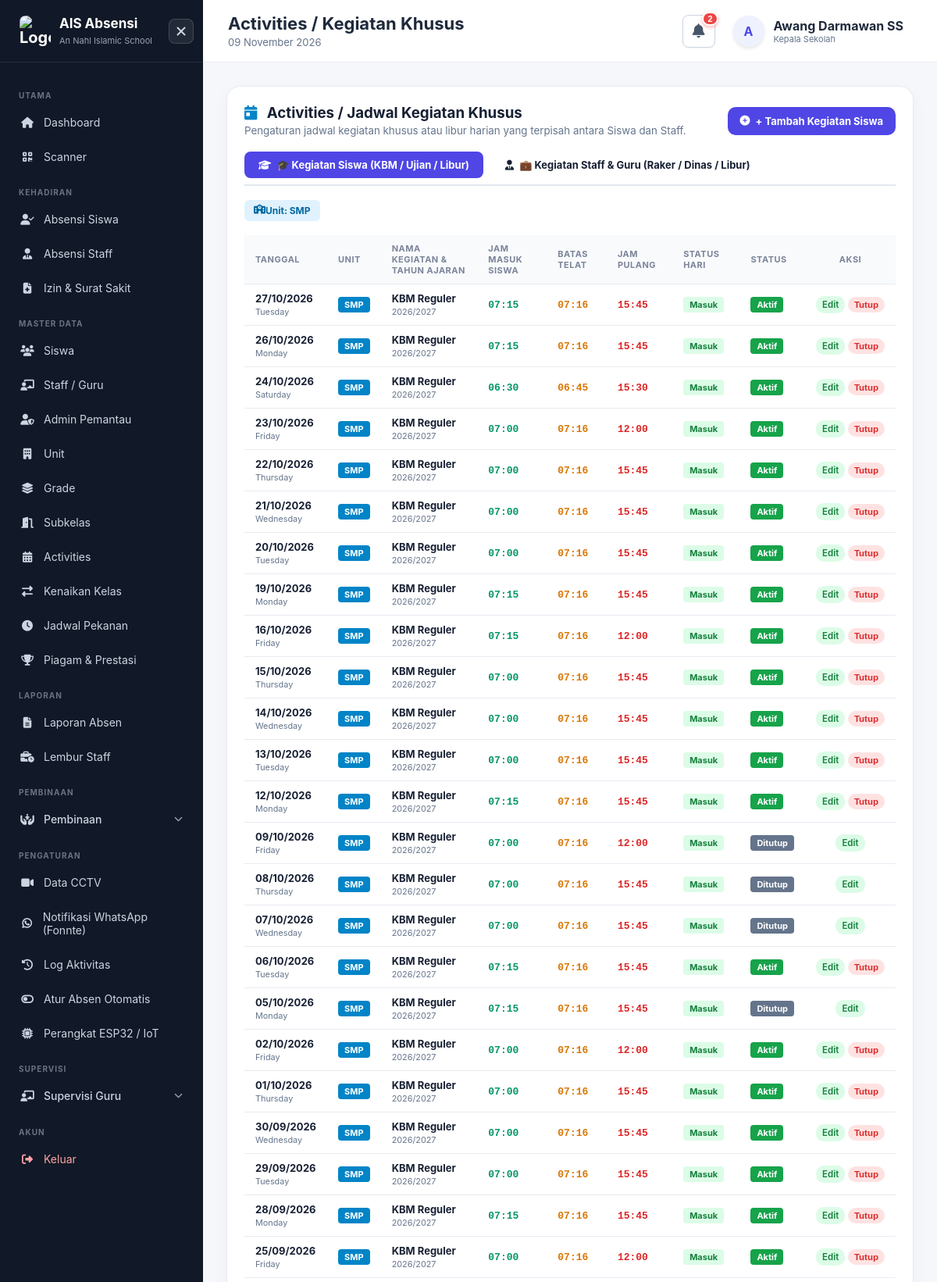
Page /activities/index.php (signed in, upper part) on the committed database.
### tables this page shows
CREATE TABLE `units` (
  `id` int unsigned NOT NULL AUTO_INCREMENT,
  `unit` varchar(255) NOT NULL,
  `created_at` timestamp NULL DEFAULT CURRENT_TIMESTAMP,
  `updated_at` timestamp NULL DEFAULT CURRENT_TIMESTAMP ON UPDATE CURRENT_TIMESTAMP,
  PRIMARY KEY (`id`)
);

CREATE TABLE `activities` (
  `id` bigint unsigned NOT NULL AUTO_INCREMENT,
  `academic_year_id` bigint unsigned NOT NULL,
  `unit_id` int unsigned NOT NULL,
  `target_type` enum('student','staff','all') NOT NULL DEFAULT 'student',
  `name` varchar(255) NOT NULL,
  `activity_date` date NOT NULL,
  `student_in` time DEFAULT NULL,
  `student_late` time DEFAULT NULL,
  `student_out` time DEFAULT NULL,
  `staff_in` time DEFAULT NULL,
  `staff_late` time DEFAULT NULL,
  `staff_out` time DEFAULT NULL,
  `description` text,
  `status` enum('active','closed') NOT NULL DEFAULT 'active',
  `is_holiday` enum('yes','no') DEFAULT 'no',
  `is_auto_generated` tinyint(1) NOT NULL DEFAULT '0',
  `created_at` timestamp NULL DEFAULT CURRENT_TIMESTAMP,
  `updated_at` timestamp NULL DEFAULT CURRENT_TIMESTAMP ON UPDATE CURRENT_TIMESTAMP,
  PRIMARY KEY (`id`),
  UNIQUE KEY `uq_activity_unit_date` (`unit_id`,`activity_date`),
  KEY `academic_year_id` (`academic_year_id`),
  CONSTRAINT `activities_ibfk_1` FOREIGN KEY (`academic_year_id`) REFERENCES `academic_years` (`id`)
);

CREATE TABLE `academic_years` (
  `id` bigint unsigned NOT NULL AUTO_INCREMENT,
  `name` varchar(20) NOT NULL,
  `start_date` date NOT NULL,
  `end_date` date NOT NULL,
  `status` enum('draft','active','closed') NOT NULL DEFAULT 'draft',
  `created_at` timestamp NULL DEFAULT CURRENT_TIMESTAMP,
  `updated_at` timestamp NULL DEFAULT CURRENT_TIMESTAMP ON UPDATE CURRENT_TIMESTAMP,
  PRIMARY KEY (`id`),
  UNIQUE KEY `name` (`name`)
);

### config/security.php (called while the page is built, shortened)
<?php
function e($value)
{
    return htmlspecialchars(
        $value ?? '',
        ENT_QUOTES,
        'UTF-8'
    );
}

### config/auth.php (called while the page is built, shortened)
<?php
if (!function_exists('currentUserId')) {
    function currentUserId()
    {
        return $_SESSION['user_id'] ?? null;
    }
}
if (!function_exists('currentRole')) {
    function currentRole()
    {
        return $_SESSION['role'] ?? null;
    }
}
            ?>
            <?php
if (!function_exists('getUserAllowedUnits')) {
    function getUserAllowedUnits(PDO $pdo, ?int $userId = null, ?string $userRole = null): array
    {
        $role = $userRole !== null ? $userRole : (function_exists('currentRole') ? currentRole() : ($_SESSION['role'] ?? ''));
        $uid = $userId !== null ? $userId : (int)(function_exists('currentUserId') ? currentUserId() : ($_SESSION['user_id'] ?? 0));
        try {
            $stmt = $pdo->prepare("
                SELECT DISTINCT u.id, u.unit
                FROM units u
                WHERE u.id IN (
                    SELECT aup.unit_id FROM admin_unit_permissions aup WHERE aup.user_id = ?
                    UNION
                    SELECT s.unit_id FROM staff s WHERE s.user_id = ? AND s.deleted_at IS NULL
                )
                ORDER BY u.id ASC
            ");
            $stmt->execute([$uid, $uid]);
            return $stmt->fetchAll(PDO::FETCH_ASSOC);
        } catch (Exception $e) {
            return [];
        }
    }
}
if (!function_exists('getUserAllowedUnitIds')) {
    function getUserAllowedUnitIds(PDO $pdo, ?int $userId = null, ?string $userRole = null): array
    {
        $role = $userRole !== null ? $userRole : (function_exists('currentRole') ? currentRole() : ($_SESSION['role'] ?? ''));
        $units = getUserAllowedUnits($pdo, $userId, $role);
        return array_map(function($u) {
            return (int)$u['id'];
        }, $units);
    }
}

### public/activities/index.php (the view, shortened to what this page needs)
<?php
require_once '../../config/database.php';
require_once '../../config/auth.php';
require_once '../../config/security.php';
$currentRole = currentRole();
$userId = currentUserId();
$activeTab = in_array($_GET['tab'] ?? '', ['student', 'staff']) ? $_GET['tab'] : 'student';
$whereSql = ["1 = 1"];
$params = [];
$allowedUnits = getUserAllowedUnits($pdo, $userId, $currentRole);
$allowedUnitIds = getUserAllowedUnitIds($pdo, $userId, $currentRole);
$filterUnitId = null;
if ($currentRole !== 'super_admin') {
    if (count($allowedUnitIds) === 1) {
        $filterUnitId = $allowedUnitIds[0];
        $whereSql[] = "a.unit_id = ?";
        $params[] = $filterUnitId;
    } else {
        $whereSql[] = "1 = 0";
    }
} else {
    $filterUnitId = (int)($_GET['unit_id'] ?? 0);
    if ($filterUnitId > 0) {
        $whereSql[] = "a.unit_id = ?";
        $params[] = $filterUnitId;
    }
}
if ($activeTab === 'student') {
    $whereSql[] = "(a.target_type = 'student' OR a.target_type = 'all' OR a.target_type IS NULL)";
} elseif ($activeTab === 'staff') {
    $whereSql[] = "(a.target_type = 'staff' OR a.target_type = 'all' OR a.target_type IS NULL)";
}
$whereClause = "WHERE " . implode(" AND ", $whereSql);
$stmt = $pdo->prepare("
    SELECT a.*, ay.name AS academic_year, u.unit AS unit_name
    FROM activities a
    INNER JOIN academic_years ay ON ay.id = a.academic_year_id
    INNER JOIN units u ON u.id = a.unit_id
    {$whereClause}
    ORDER BY a.activity_date DESC, a.id DESC
");
$stmt->execute($params);
$activities = $stmt->fetchAll(PDO::FETCH_ASSOC);
require '../../includes/header.php';
?>
<div class="card">
    <div class="card-header" style="display:flex; justify-content:space-between; align-items:center; flex-wrap:wrap; gap:12px; margin-bottom:18px;">
        <div>
            <h3 style="margin:0;"><i class="fa-solid fa-calendar-day" style="color:#0284c7; margin-right:8px;"></i> Activities / Jadwal Kegiatan Khusus</h3>
            <small style="color:#64748b;">Pengaturan jadwal kegiatan khusus atau libur harian yang terpisah antara Siswa dan Staff.</small>
        </div>
        <div>
            <a href="create.php?tab=<?= e($activeTab) ?><?= $filterUnitId ? '&unit_id='.$filterUnitId : '' ?>" class="btn btn-primary" style="font-weight:700;">
                <i class="fa-solid fa-plus-circle"></i> + Tambah Kegiatan <?= $activeTab === 'student' ? 'Siswa' : 'Staff' ?>
            </a>
        </div>
    </div>
    <div style="display:flex; gap:10px; margin-bottom:18px; border-bottom:2px solid #e2e8f0; padding-bottom:8px; flex-wrap:wrap;">
        <a href="index.php?tab=student<?= $filterUnitId && $currentRole === 'super_admin' ? '&unit_id='.$filterUnitId : '' ?>"
           class="btn <?= $activeTab === 'student' ? 'btn-primary' : 'btn-light' ?>"
           style="font-weight:700; padding:9px 18px; border-radius:8px;">
            <i class="fa-solid fa-graduation-cap"></i> 🎓 Kegiatan Siswa (KBM / Ujian / Libur)
        </a>
        <a href="index.php?tab=staff<?= $filterUnitId && $currentRole === 'super_admin' ? '&unit_id='.$filterUnitId : '' ?>"
           class="btn <?= $activeTab === 'staff' ? 'btn-primary' : 'btn-light' ?>"
           style="font-weight:700; padding:9px 18px; border-radius:8px;">
            <i class="fa-solid fa-user-tie"></i> 💼 Kegiatan Staff & Guru (Raker / Dinas / Libur)
        </a>
    </div>
    <?php if ($currentRole === 'super_admin' || count($allowedUnits) > 1): ?>
        <form method="GET" style="display:flex; gap:10px; align-items:center; margin-bottom:18px; background:#f8fafc; padding:12px; border-radius:8px; border:1px solid #e2e8f0; flex-wrap:wrap;">
            <input type="hidden" name="tab" value="<?= e($activeTab) ?>">
            <label style="font-size:13px; font-weight:700; color:#475569;">Filter Unit Sekolah:</label>
            <select name="unit_id" onchange="this.form.submit()" style="padding:6px 12px; border-radius:6px; border:1px solid #cbd5e1; font-size:13px;">
                <?php if ($currentRole === 'super_admin'): ?>
                    <option value="">-- Semua Unit --</option>
                <?php endif; ?>
                <?php foreach ($units as $u): ?>
                    <option value="<?= $u['id'] ?>" <?= $filterUnitId === (int)$u['id'] ? 'selected' : '' ?>><?= e($u['unit']) ?></option>
                <?php endforeach; ?>
            </select>
            <?php if ($filterUnitId > 0 && ($currentRole === 'super_admin' || count($allowedUnits) > 1)): ?>
                <a href="index.php?tab=<?= e($activeTab) ?>" class="btn btn-sm btn-light" style="padding:6px 12px; font-size:12px;">Reset Filter</a>
            <?php endif; ?>
        </form>
    <?php elseif (count($allowedUnits) === 1): ?>
        <div style="margin-bottom:18px;">
            <span class="badge" style="background:#e0f2fe; color:#0369a1; padding:6px 12px; font-weight:700; border-radius:6px; font-size:12px;">
                <i class="fa-solid fa-school"></i> Unit: <?= e($allowedUnits[0]['unit']) ?>
            </span>
        </div>
    <?php endif; ?>
    <div class="table-wrapper">
        <table style="width:100%; border-collapse:collapse;">
            <thead>
                <tr style="background:#f1f5f9; text-align:left; font-size:12.5px; color:#334155;">
                    <th style="padding:10px 14px;">Tanggal</th>
                    <th style="padding:10px 14px;">Unit</th>
                    <th style="padding:10px 14px;">Nama Kegiatan & Tahun Ajaran</th>
                    <?php if ($activeTab === 'student'): ?>
                        <th style="padding:10px 14px;">Jam Masuk Siswa</th>
                        <th style="padding:10px 14px;">Batas Telat</th>
                        <th style="padding:10px 14px;">Jam Pulang</th>
                    <?php else: ?>
                        <th style="padding:10px 14px;">Jam Masuk Staff</th>
                        <th style="padding:10px 14px;">Batas Telat</th>
                        <th style="padding:10px 14px;">Jam Pulang</th>
                    <?php endif; ?>
                    <th style="padding:10px 14px;">Status Hari</th>
                    <th style="padding:10px 14px;">Status</th>
                    <th style="padding:10px 14px; text-align:center;">Aksi</th>
                </tr>
            </thead>
            <tbody>
                <?php foreach ($activities as $act): ?>
                    <tr style="border-bottom: 1px solid #f1f5f9; font-size:13px;">
                        <td style="padding:10px 14px;">
                            <strong><?= date('d/m/Y', strtotime($act['activity_date'])) ?></strong><br>
                            <small style="color:#64748b;"><?= date('l', strtotime($act['activity_date'])) ?></small>
                        </td>
                        <td style="padding:10px 14px;">
                            <span class="badge" style="background:#0284c7; color:white; font-size:11px; padding:3px 8px; border-radius:4px;">
                                <?= e($act['unit_name']) ?>
                            </span>
                        </td>
                        <td style="padding:10px 14px;">
                            <strong><?= e($act['name']) ?></strong><br>
                            <small style="color: #64748b;"><?= e($act['academic_year']) ?></small>
                        </td>
                        <?php if ($activeTab === 'student'): ?>
                            <td style="padding:10px 14px; font-family:monospace; color:#059669; font-weight:700;">
                                <?= $act['is_holiday'] === 'yes' ? '-' : substr($act['student_in'] ?? '00:00', 0, 5) ?>
                            </td>
                            <td style="padding:10px 14px; font-family:monospace; color:#d97706; font-weight:700;">
                                <?= $act['is_holiday'] === 'yes' ? '-' : substr($act['student_late'] ?? '00:00', 0, 5) ?>
                            </td>
                            <td style="padding:10px 14px; font-family:monospace; color:#dc2626; font-weight:700;">
                                <?= $act['is_holiday'] === 'yes' ? '-' : substr($act['student_out'] ?? '00:00', 0, 5) ?>
                            </td>
                        <?php endif; ?>
                        <td style="padding:10px 14px;">
                            <?php if ($act['is_holiday'] === 'yes'): ?>
                                <span class="badge" style="background:#fee2e2; color:#b91c1c; font-size:11px; padding:3px 8px; border-radius:4px; font-weight:700;">
                                    🏖️ Libur
                                </span>
                            <?php else: ?>
                                <span class="badge" style="background:#dcfce7; color:#15803d; font-size:11px; padding:3px 8px; border-radius:4px; font-weight:700;">
                                    Masuk
                                </span>
                            <?php endif; ?>
                        </td>
                        <td style="padding:10px 14px;">
                            <?= $act['status'] === 'active'
                                ? '<span class="badge badge-success" style="background:#16a34a; color:white; padding:3px 8px; border-radius:4px; font-size:11px;">Aktif</span>'
                                : '<span class="badge badge-danger" style="background:#64748b; color:white; padding:3px 8px; border-radius:4px; font-size:11px;">Ditutup</span>' ?>
                        </td>
                        <td style="padding:10px 14px; text-align:center; white-space:nowrap;">
                            <a href="edit.php?id=<?= $act['id'] ?>&tab=<?= e($activeTab) ?>" class="btn btn-sm btn-success" style="padding:4px 8px; font-size:11.5px;">Edit</a>
                            <?php if ($act['status'] === 'active'): ?>
                                <form method="POST" action="close.php" style="display:inline;" onsubmit="return confirm('Tutup kegiatan ini?');">
                                    <button class="btn btn-sm btn-danger" style="padding:4px 8px; font-size:11.5px;">Tutup</button>
                                </form>
                            <?php endif; ?>
                        </td>
                    </tr>
                <?php endforeach; ?>
            </tbody>
        </table>
    </div>
</div>
<?php require '../../includes/footer.php'; ?>

### assets/css/style.css (style rules this page uses)
* { box-sizing: border-box; }
:root { --primary: #4f46e5; --primary-dark: #3730a3; --bg: #f5f7fb; --card: #ffffff; --text: #172033; --muted: #7b8499; --border: #e8ebf2; --success: #16a34a; --danger: #dc2626; --warning: #d97706; --sidebar: #111827; }
body { margin: 0; font-family: Inter, Arial, sans-serif; background: var(--bg); color: var(--text); }
a { text-decoration: none; color: inherit; }
.card { background: white; border: 1px solid var(--border); border-radius: 18px; padding: 22px; box-shadow: 0 5px 20px rgba(15,23,42,.04); margin-bottom: 20px; }
.card-header { display: flex; justify-content: space-between; align-items: center; margin-bottom: 20px; }
.card-header h3 { margin: 0; }
.btn { display: inline-flex; align-items: center; justify-content: center; gap: 7px; padding: 10px 16px; border: 0; border-radius: 10px; cursor: pointer; font-size: 13px; font-weight: 600; }
.btn-primary { background: var(--primary); color: white; }
.btn-danger { background: #fee2e2; color: var(--danger); }
.btn-success { background: #dcfce7; color: #15803d; }
.table-wrapper { width: 100%; overflow-x: auto; }
table { width: 100%; border-collapse: collapse; min-width: 700px; }
th { text-align: left; font-size: 11px; text-transform: uppercase; letter-spacing: .5px; color: var(--muted); padding: 13px; background: #f8fafc; }
td { padding: 14px 13px; border-top: 1px solid var(--border); font-size: 13px; }
.badge { display: inline-flex; padding: 5px 9px; border-radius: 20px; font-size: 11px; font-weight: 700; }
.badge-success { color: #15803d; background: #dcfce7; }
.badge-danger { color: #b91c1c; background: #fee2e2; }
.table-wrapper { width: 100%; overflow-x: auto; -webkit-overflow-scrolling: touch; }

### rows in the picture
units: unit "SMP"
activities: activity_date "27/10/2026", activity_date "Tuesday", unit.unit "SMP", name "KBM Reguler", academic_year.name "2026/2027", student_in "07:15", student_late "07:16", student_out "15:45", is_holiday "Masuk", status "Aktif"
activities: activity_date "26/10/2026", activity_date "Monday", unit.unit "SMP", name "KBM Reguler", academic_year.name "2026/2027", student_in "07:15", student_late "07:16", student_out "15:45", is_holiday "Masuk", status "Aktif"
activities: activity_date "24/10/2026", activity_date "Saturday", unit.unit "SMP", name "KBM Reguler", academic_year.name "2026/2027", student_in "06:30", student_late "06:45", student_out "15:30", is_holiday "Masuk", status "Aktif"
activities: activity_date "23/10/2026", activity_date "Friday", unit.unit "SMP", name "KBM Reguler", academic_year.name "2026/2027", student_in "07:00", student_late "07:16", student_out "12:00", is_holiday "Masuk", status "Aktif"
activities: activity_date "22/10/2026", activity_date "Thursday", unit.unit "SMP", name "KBM Reguler", academic_year.name "2026/2027", student_in "07:00", student_late "07:16", student_out "15:45", is_holiday "Masuk", status "Aktif"
activities: activity_date "21/10/2026", activity_date "Wednesday", unit.unit "SMP", name "KBM Reguler", academic_year.name "2026/2027", student_in "07:00", student_late "07:16", student_out "15:45", is_holiday "Masuk", status "Aktif"
activities: activity_date "20/10/2026", activity_date "Tuesday", unit.unit "SMP", name "KBM Reguler", academic_year.name "2026/2027", student_in "07:00", student_late "07:16", student_out "15:45", is_holiday "Masuk", status "Aktif"
activities: activity_date "19/10/2026", activity_date "Monday", unit.unit "SMP", name "KBM Reguler", academic_year.name "2026/2027", student_in "07:15", student_late "07:16", student_out "15:45", is_holiday "Masuk", status "Aktif"
activities: activity_date "16/10/2026", activity_date "Friday", unit.unit "SMP", name "KBM Reguler", academic_year.name "2026/2027", student_in "07:15", student_late "07:16", student_out "12:00", is_holiday "Masuk", status "Aktif"
activities: activity_date "15/10/2026", activity_date "Thursday", unit.unit "SMP", name "KBM Reguler", academic_year.name "2026/2027", student_in "07:00", student_late "07:16", student_out "15:45", is_holiday "Masuk", status "Aktif"
activities: activity_date "14/10/2026", activity_date "Wednesday", unit.unit "SMP", name "KBM Reguler", academic_year.name "2026/2027", student_in "07:00", student_late "07:16", student_out "15:45", is_holiday "Masuk", status "Aktif"
activities: activity_date "13/10/2026", activity_date "Tuesday", unit.unit "SMP", name "KBM Reguler", academic_year.name "2026/2027", student_in "07:00", student_late "07:16", student_out "15:45", is_holiday "Masuk", status "Aktif"
activities: activity_date "12/10/2026", activity_date "Monday", unit.unit "SMP", name "KBM Reguler", academic_year.name "2026/2027", student_in "07:15", student_late "07:16", student_out "15:45", is_holiday "Masuk", status "Aktif"
activities: activity_date "09/10/2026", activity_date "Friday", unit.unit "SMP", name "KBM Reguler", academic_year.name "2026/2027", student_in "07:00", student_late "07:16", student_out "12:00", is_holiday "Masuk", status "Ditutup"
activities: activity_date "08/10/2026", activity_date "Thursday", unit.unit "SMP", name "KBM Reguler", academic_year.name "2026/2027", student_in "07:00", student_late "07:16", student_out "15:45", is_holiday "Masuk", status "Ditutup"
activities: activity_date "07/10/2026", activity_date "Wednesday", unit.unit "SMP", name "KBM Reguler", academic_year.name "2026/2027", student_in "07:00", student_late "07:16", student_out "15:45", is_holiday "Masuk", status "Ditutup"
activities: activity_date "06/10/2026", activity_date "Tuesday", unit.unit "SMP", name "KBM Reguler", academic_year.name "2026/2027", student_in "07:15", student_late "07:16", student_out "15:45", is_holiday "Masuk", status "Aktif"
activities: activity_date "05/10/2026", activity_date "Monday", unit.unit "SMP", name "KBM Reguler", academic_year.name "2026/2027", student_in "07:15", student_late "07:16", student_out "15:45", is_holiday "Masuk", status "Ditutup"
activities: activity_date "02/10/2026", activity_date "Friday", unit.unit "SMP", name "KBM Reguler", academic_year.name "2026/2027", student_in "07:00", student_late "07:16", student_out "12:00", is_holiday "Masuk", status "Aktif"
activities: activity_date "01/10/2026", activity_date "Thursday", unit.unit "SMP", name "KBM Reguler", academic_year.name "2026/2027", student_in "07:00", student_late "07:16", student_out "15:45", is_holiday "Masuk", status "Aktif"
activities: activity_date "30/09/2026", activity_date "Wednesday", unit.unit "SMP", name "KBM Reguler", academic_year.name "2026/2027", student_in "07:00", student_late "07:16", student_out "15:45", is_holiday "Masuk", status "Aktif"
activities: activity_date "29/09/2026", activity_date "Tuesday", unit.unit "SMP", name "KBM Reguler", academic_year.name "2026/2027", student_in "07:00", student_late "07:16", student_out "15:45", is_holiday "Masuk", status "Aktif"
activities: activity_date "28/09/2026", activity_date "Monday", unit.unit "SMP", name "KBM Reguler", academic_year.name "2026/2027", student_in "07:15", student_late "07:16", student_out "15:45", is_holiday "Masuk", status "Aktif"
activities: activity_date "25/09/2026", activity_date "Friday", unit.unit "SMP", name "KBM Reguler", academic_year.name "2026/2027", student_in "07:00", student_late "07:16", student_out "12:00", is_holiday "Masuk", status "Aktif"

### other values in the picture
$category "UTAMA"
$item['menu_name'] "Dashboard"
$item['menu_name'] "Scanner"
$category "KEHADIRAN"
$item['menu_name'] "Absensi Siswa"
$item['menu_name'] "Absensi Staff"
$item['menu_name'] "Izin & Surat Sakit"
$category "MASTER DATA"
$item['menu_name'] "Siswa"
$item['menu_name'] "Staff / Guru"
$item['menu_name'] "Admin Pemantau"
$item['menu_name'] "Unit"
$item['menu_name'] "Grade"
$item['menu_name'] "Subkelas"
$item['menu_name'] "Activities"
